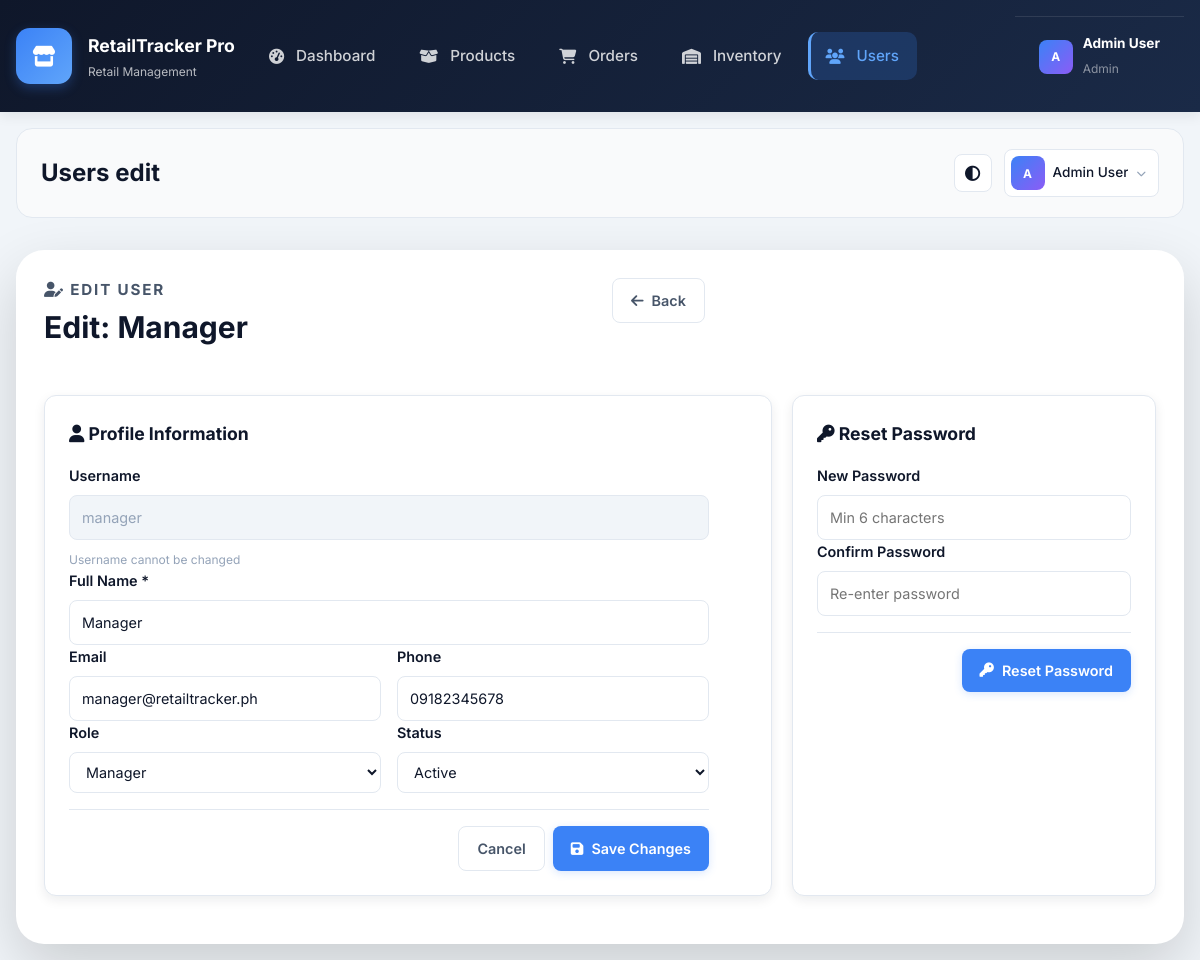
Screenshot of /index.php?page=users-edit&id=2 (signed in) with the database file from the repository.
### tables this page shows
CREATE TABLE `users` (
  `user_id` int(11) NOT NULL,
  `username` varchar(50) NOT NULL,
  `email` varchar(100) NOT NULL DEFAULT '',
  `password_hash` varchar(255) NOT NULL,
  `full_name` varchar(100) NOT NULL,
  `phone` varchar(30) DEFAULT NULL,
  `role` enum('Admin','Manager','Cashier','Inventory Staff') NOT NULL DEFAULT 'Cashier',
  `avatar` varchar(255) DEFAULT NULL,
  `is_active` tinyint(1) DEFAULT 1,
  `force_password_change` tinyint(1) DEFAULT 0,
  `password_changed_at` datetime DEFAULT NULL,
  `login_attempts` int(11) DEFAULT 0,
  `locked_until` datetime DEFAULT NULL,
  `last_login` datetime DEFAULT NULL,
  `last_activity` datetime DEFAULT NULL,
  `created_by` int(11) DEFAULT NULL,
  `created_at` datetime DEFAULT current_timestamp(),
  `updated_at` datetime DEFAULT current_timestamp() ON UPDATE current_timestamp(),
  `deleted_at` datetime DEFAULT NULL
);

### index.php (called while the page is built, shortened)
<?php
$page = sanitize_input($_GET['page'] ?? 'dashboard');
require_once __DIR__ . '/includes/header.php';
require_once __DIR__ . '/pages/' . $page . '.php';
require_once __DIR__ . '/includes/footer.php';

### config/db.php (called while the page is built, shortened)
<?php
function db()
{
    $host = 'localhost';
    $username = 'root';
    $password = '';
    $database = 'retail_tracker_pro';
    $conn = new mysqli($host, $username, $password, $database);
    $conn->set_charset('utf8mb4');
    return $conn;
}
function db_query($sql, $types = '', $params = [])
{
    $stmt = db()->prepare($sql);
    $stmt->bind_param($types, ...$params);
    $stmt->execute();
    $result = $stmt->get_result();
    return $result ?: $stmt;
}

### includes/helpers.php (called while the page is built, shortened)
<?php
function e($value)
{
    return htmlspecialchars((string) $value, ENT_QUOTES, 'UTF-8');
}

### includes/auth.php (called while the page is built, shortened)
<?php
function current_user()
{
    return $_SESSION['user'] ?? null;
}

### pages/users-edit.php (the view, shortened to what this page needs)
<?php
$userId = intval($_GET['id'] ?? 0);
$editUser = db_query('SELECT * FROM users WHERE user_id=? AND deleted_at IS NULL', 'i', [$userId])->fetch_assoc();
$isSelf = ($userId == current_user()['user_id']);
?>
<section class="section-header">
    <div>
        <p class="eyebrow"><i class="fa-solid fa-user-pen"></i> Edit User</p>
        <h1>Edit: <?= e($editUser['full_name']) ?></h1>
    </div>
    <div class="header-actions">
        <a href="index.php?page=users" class="button button-tertiary"><i class="fa-solid fa-arrow-left"></i> Back</a>
    </div>
</section>
<div class="dashboard-grid grid-2-1">
    <section class="panel">
        <div class="panel-header"><h3><i class="fa-solid fa-user"></i> Profile Information</h3></div>
        <form method="post" class="panel-body form-layout">
            <div class="form-group">
                <label>Username</label>
                <input type="text" value="<?= e($editUser['username']) ?>" disabled class="input-disabled" />
                <small class="form-hint">Username cannot be changed</small>
            </div>
            <div class="form-group">
                <label>Full Name *</label>
                <input type="text" name="full_name" value="<?= e($editUser['full_name']) ?>" required />
            </div>
            <div class="form-row">
                <div class="form-group">
                    <label>Email</label>
                    <input type="email" name="email" value="<?= e($editUser['email'] ?? '') ?>" />
                </div>
                <div class="form-group">
                    <label>Phone</label>
                    <input type="text" name="phone" value="<?= e($editUser['phone'] ?? '') ?>" />
                </div>
            </div>
            <div class="form-row">
                <div class="form-group">
                    <label>Role</label>
                    <select name="role" <?= $isSelf ? 'disabled' : '' ?>>
                        <?php foreach (['Admin','Manager','Inventory Staff','Cashier'] as $r): ?>
                        <option value="<?= e($r) ?>" <?= $editUser['role']===$r ? 'selected' : '' ?>><?= e($r) ?></option>
                        <?php endforeach; ?>
                    </select>
                </div>
                <div class="form-group">
                    <label>Status</label>
                    <select name="is_active" <?= $isSelf ? 'disabled' : '' ?>>
                        <option value="1" <?= $editUser['is_active'] ? 'selected' : '' ?>>Active</option>
                    </select>
                </div>
            </div>
            <div class="form-actions">
                <a href="index.php?page=users" class="button button-tertiary">Cancel</a>
                <button type="submit" class="button button-primary"><i class="fa-solid fa-save"></i> Save Changes</button>
            </div>
        </form>
    </section>
    <section class="panel">
        <div class="panel-header"><h3><i class="fa-solid fa-key"></i> Reset Password</h3></div>
        <form method="post" class="panel-body form-layout">
            <div class="form-group">
                <label>New Password</label>
                <input type="password" name="new_password" required minlength="6" placeholder="Min 6 characters" />
            </div>
            <div class="form-group">
                <label>Confirm Password</label>
                <input type="password" name="confirm_password" required placeholder="Re-enter password" />
            </div>
            <div class="form-actions">
                <button type="submit" class="button button-primary"><i class="fa-solid fa-key"></i> Reset Password</button>
            </div>
        </form>
    </section>
</div>

### assets/css/style.css (style rules this page uses)
:root { --bg: #f8fafc; --bg-secondary: #f1f5f9; --surface: #ffffff; --surface-secondary: #f9fafb; --text-primary: #0f172a; --text-secondary: #475569; --text-tertiary: #94a3b8; --border-light: #e2e8f0; --border-medium: #cbd5e1; --primary: #3b82f6; --primary-light: #60a5fa; --primary-dark: #1e40af; --primary-bg: #eff6ff; --success: #10b981; --warning: #f59e0b; --danger: #ef4444; --info: #0ea5e9; --shadow-xs: 0 1px 2px rgba(15, 23, 42, 0.05); --shadow-sm: 0 4px 12px rgba(15, 23, 42, 0.08); --shadow-md: 0 8px 20px rgba(15, 23, 42, 0.1); --shadow-lg: 0 12px 32px rgba(15, 23, 42, 0.12); --transition-fast: 150ms cubic-bezier(0.4, 0, 0.2, 1); --transition-base: 200ms cubic-bezier(0.4, 0, 0.2, 1); --transition-slow: 300ms cubic-bezier(0.4, 0, 0.2, 1); --font-family: 'Inter', -apple-system, BlinkMacSystemFont, 'Segoe UI', sans-serif; }
* { margin: 0; padding: 0; box-sizing: border-box; }
html { scroll-behavior: smooth; }
body { background: var(--bg); color: var(--text-primary); font-family: var(--font-family); line-height: 1.6; transition: background-color var(--transition-base), color var(--transition-base); }
button, input, select, textarea { font: inherit; color: inherit; }
a { color: var(--primary); text-decoration: none; transition: color var(--transition-fast); }
.button { display: inline-flex; align-items: center; justify-content: center; gap: 8px; padding: 10px 18px; border-radius: 8px; border: none; font-weight: 600; font-size: 0.9rem; cursor: pointer; transition: all var(--transition-base); white-space: nowrap; }
.button-primary { background: var(--primary); color: white; box-shadow: 0 2px 8px rgba(59, 130, 246, 0.2); }
.button-tertiary { background: transparent; border: 1px solid var(--border-light); color: var(--text-secondary); }
.form-group { display: grid; gap: 8px; }
.form-group label { font-weight: 600; font-size: 0.9rem; color: var(--text-primary); }
.form-group input, .form-group select, .form-group textarea { width: 100%; padding: 10px 12px; border: 1px solid var(--border-light); border-radius: 8px; background: var(--surface); color: var(--text-primary); font-size: 0.9rem; transition: all var(--transition-base); }
.section-header { display: flex; justify-content: space-between; align-items: flex-start; gap: 24px; margin-bottom: 32px; flex-wrap: wrap; }
.section-header > div { flex: 1; min-width: 300px; }
.eyebrow { font-size: 0.75rem; font-weight: 700; color: var(--primary); text-transform: uppercase; letter-spacing: 0.12em; margin-bottom: 12px; }
.section-header h1 { margin: 0 0 12px; font-size: 1.875rem; font-weight: 700; color: var(--text-primary); }
.section-header p { margin: 0; color: var(--text-secondary); font-size: 0.95rem; }
.header-actions { display: flex; gap: 12px; flex-wrap: wrap; }
.stat-card, .panel { background: var(--surface); border: 1px solid var(--border-light); border-radius: 12px; box-shadow: var(--shadow-sm); padding: 24px; transition: all var(--transition-base); }
.stats-grid, .dashboard-grid { display: grid; gap: 20px; margin-bottom: 20px; }
.panel-header, .panel-actions { display: flex; justify-content: space-between; align-items: center; gap: 16px; margin-bottom: 16px; flex-wrap: wrap; }
.panel-header h3 { margin: 0; font-size: 1.1rem; font-weight: 700; color: var(--text-primary); }
.dashboard-grid { display: grid; gap: 20px; margin-bottom: 20px; }
.grid-2-1 { grid-template-columns: 2fr 1fr; }
.form-layout { max-width: 640px; }
.form-row { display: grid; grid-template-columns: repeat(auto-fit, minmax(200px, 1fr)); gap: 16px; }
.form-actions { display: flex; justify-content: flex-end; gap: 8px; padding-top: 16px; border-top: 1px solid var(--border-light); margin-top: 16px; }
.form-hint { font-size: .75rem; color: var(--text-tertiary); margin-top: 2px; }
.input-disabled { background: var(--bg-secondary) !important; color: var(--text-tertiary) !important; cursor: not-allowed; }

### rows the page displays
users: full_name "Manager", username "manager", email "manager@retailtracker.ph", phone "09182345678", is_active "Active"

### other values shown
$nav['label'] "Dashboard"
$nav['label'] "Products"
$nav['label'] "Orders"
$nav['label'] "Inventory"
$nav['label'] "Users"
substr($user['full_name'] ?? 'U', 0, 1) "A"
$user['full_name'] "Admin User"
$user['role'] "Admin"
str_replace('-', ' ', $currentPage) "Users edit"
form field role "Manager"
